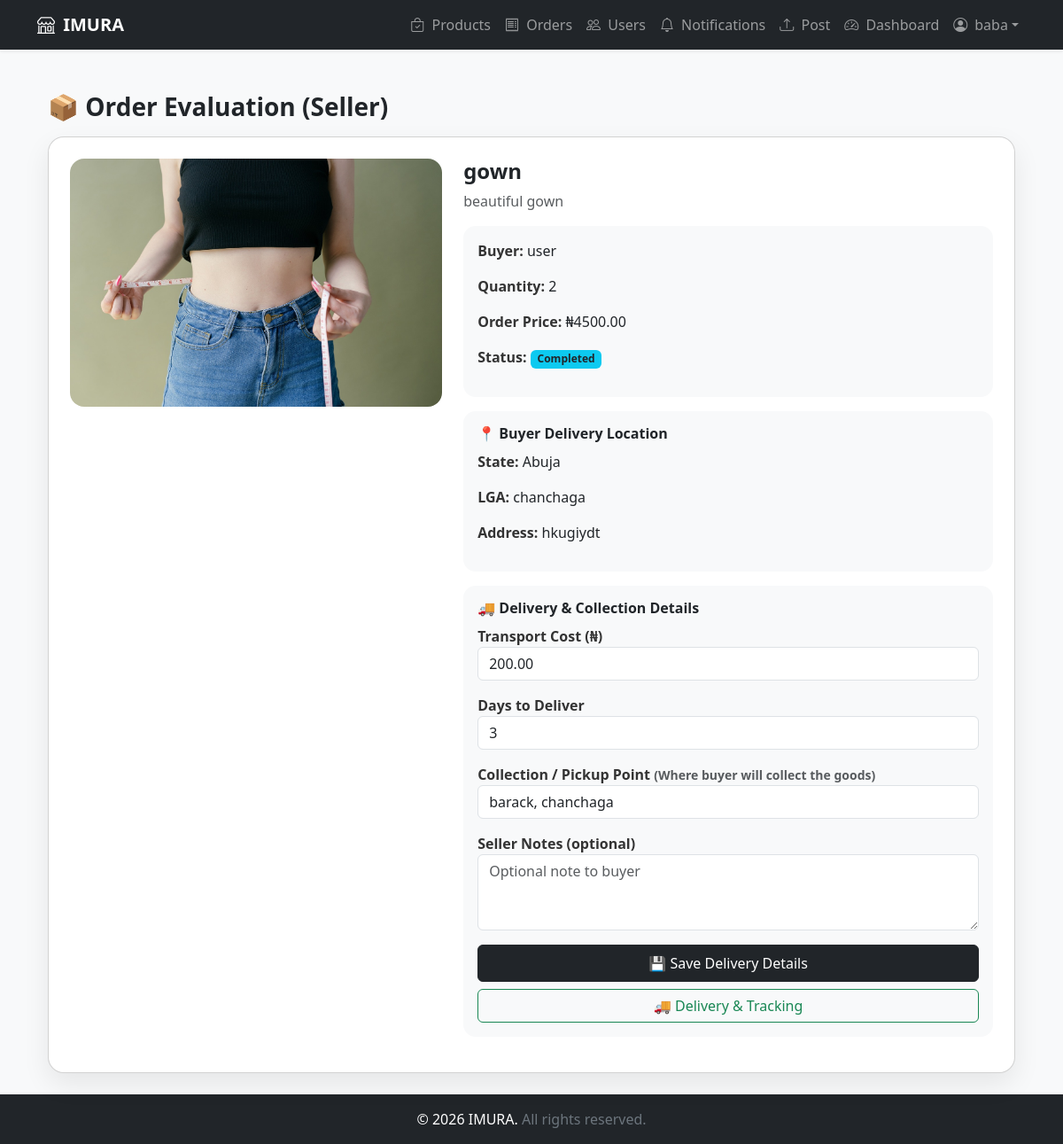
The page /orders/detail/35/ (signed in) on the database its author committed.
### apps/orders/models.py (models this page shows, shortened)
class Order(models.Model):
    buyer = models.ForeignKey(
        User, on_delete=models.CASCADE, related_name="orders_made"
    )
    seller = models.ForeignKey(
        User, on_delete=models.CASCADE, related_name="orders_received"
    )
    product = models.ForeignKey(
        Product, on_delete=models.CASCADE, related_name="orders"
    )
    product_title = models.CharField(max_length=255)
    product_image = models.URLField(blank=True, null=True)
    description = models.TextField(blank=True)
    quantity = models.PositiveIntegerField(default=1)
    price_at_order = models.DecimalField(max_digits=12, decimal_places=2)
    suggested_price = models.DecimalField(
        max_digits=12, decimal_places=2, null=True, blank=True
    )
    buyer_state = models.CharField(max_length=100, blank=True, null=True)
    buyer_lga = models.CharField(max_length=100, blank=True, null=True)
    buyer_address = models.TextField(blank=True, null=True)
    transport_cost = models.DecimalField(
        max_digits=10, decimal_places=2, null=True, blank=True
    )
    days_to_deliver = models.PositiveIntegerField(null=True, blank=True)
    collection_point = models.CharField(
        max_length=255,
        blank=True,
        null=True,
        help_text="Where buyer will collect the goods"
    )
    buyer_notes = models.TextField(blank=True, null=True)
    seller_notes = models.TextField(blank=True, null=True)
    status = models.CharField(
        max_length=32, choices=ORDER_STATUS, default="pending"
    )
    is_paid = models.BooleanField(default=False)
    is_sent_to_seller = models.BooleanField(default=False)
    tracking_number = models.CharField(max_length=255, blank=True, null=True)
    created_at = models.DateTimeField(auto_now_add=True)
    updated_at = models.DateTimeField(auto_now=True)
    payment_reference = models.CharField(
        max_length=100,
        blank=True,
        null=True,
        unique=True
    )
    payment_verified = models.BooleanField(default=False)
    paid_at = models.DateTimeField(blank=True, null=True)
    created_at = models.DateTimeField(auto_now_add=True)
    updated_at = models.DateTimeField(auto_now=True)
    payout_released = models.BooleanField(default=False)
    payout_released_at = models.DateTimeField(null=True, blank=True)
    extra_days_requested = models.PositiveIntegerField(default=0)
    dispatched_at = models.DateTimeField(null=True, blank=True)
    delivery_note = models.TextField(blank=True, null=True)
    delivery_contact = models.CharField(max_length=100, blank=True, null=True)
    delivery_deadline = models.DateTimeField(null=True, blank=True)
    seller_bank_name = models.CharField(max_length=100, blank=True, null=True)
    seller_account_name = models.CharField(max_length=100, blank=True, null=True)
    seller_account_number = models.CharField(max_length=20, blank=True, null=True)
    payout_receipt = models.FileField(
        upload_to="receipts/",
        blank=True,
        null=True
    )
    payment_verified_by_admin = models.BooleanField(default=False)
    payment_verified_at = models.DateTimeField(null=True, blank=True)
    seller_confirmed_payout = models.BooleanField(default=False)
    seller_payout_confirmed_at = models.DateTimeField(blank=True, null=True)
    extension_requested_days = models.PositiveIntegerField(default=0)
    extension_requested_at = models.DateTimeField(null=True, blank=True)
    extension_status = models.CharField(
        max_length=20,
        choices=[
            ("none", "None"),
            ("pending", "Pending"),
            ("approved", "Approved"),
            ("rejected", "Rejected"),
        ],
        default="none"
    )

### apps/orders/views.py (the view, shortened to what this page needs)
# urls.py: path("detail/<int:pk>/", views.order_detail, name="detail"),
@login_required
def order_detail(request, pk):
    order = get_object_or_404(Order, pk=pk)
    if request.user not in [order.buyer, order.seller]:
        return HttpResponseForbidden("Not allowed")
    if request.user == order.seller:
        form = SellerUpdateForm(instance=order)
        return render(
            request,
            "orders/seller_detail.html",
            {"order": order, "form": form},
        )

### apps/orders/forms.py
class SellerUpdateForm(forms.ModelForm):
    class Meta:
        model = Order
        fields = [
            "transport_cost",
            "days_to_deliver",
            "collection_point",   # ✅ ADDED
            "seller_notes",
        ]
        widgets = {
            "transport_cost": forms.NumberInput(attrs={
                "class": "form-control",
                "placeholder": "Transport cost (₦)"
            }),
            "days_to_deliver": forms.NumberInput(attrs={
                "class": "form-control",
                "placeholder": "Days to deliver"
            }),
            "collection_point": forms.TextInput(attrs={
                "class": "form-control",
                "placeholder": "Where buyer will collect the goods"
            }),
            "seller_notes": forms.Textarea(attrs={
                "rows": 3,
                "class": "form-control",
                "placeholder": "Optional note to buyer"
            }),
        }

### apps/orders/templates/orders/seller_detail.html (shortened to what this page needs)
{% extends "products/base.html" %}
{% block content %}
<div class="container mt-4">
  <h3 class="fw-bold mb-3">📦 Order Evaluation (Seller)</h3>
  <div class="card order-card p-4">
    <div class="row g-4">
      <div class="col-md-5">
        {% if order.product_image %}
          <img src="{{ order.product_image }}" class="img-fluid order-img w-100">
        {% else %}
          <div class="bg-light rounded p-5 text-center text-muted">
            No product image
          </div>
        {% endif %}
      </div>
      <div class="col-md-7">
        <h4 class="fw-bold">{{ order.product_title }}</h4>
        <p class="text-muted">{{ order.description|default:"No description provided" }}</p>
        <div class="info-box">
          <p><span class="label">Buyer:</span> {{ order.buyer.username }}</p>
          <p><span class="label">Quantity:</span> {{ order.quantity }}</p>
          <p><span class="label">Order Price:</span> ₦{{ order.price_at_order }}</p>
          <p>
            <span class="label">Status:</span>
            <span class="badge bg-info text-dark">{{ order.get_status_display }}</span>
          </p>
        </div>
        <div class="info-box">
          <h6 class="section-title">📍 Buyer Delivery Location</h6>
          <p><span class="label">State:</span> {{ order.buyer_state|default:"Not provided" }}</p>
          <p><span class="label">LGA:</span> {{ order.buyer_lga|default:"Not provided" }}</p>
          <p><span class="label">Address:</span> {{ order.buyer_address|default:"Not provided" }}</p>
        </div>
        <div class="info-box">
          <h6 class="section-title">🚚 Delivery & Collection Details</h6>
          <form method="post">
            <div class="mb-3">
              <label class="label">Transport Cost (₦)</label>
              {{ form.transport_cost }}
            </div>
            <div class="mb-3">
              <label class="label">Days to Deliver</label>
              {{ form.days_to_deliver }}
            </div>
            <div class="mb-3">
              <label class="label">
                Collection / Pickup Point
                <small class="text-muted">(Where buyer will collect the goods)</small>
              </label>
              {{ form.collection_point }}
            </div>
            <div class="mb-3">
              <label class="label">Seller Notes (optional)</label>
              {{ form.seller_notes }}
            </div>
            <button
              name="seller_update"
              class="btn btn-dark w-100 py-2">
              💾 Save Delivery Details
            </button>
          {% if order.is_paid %}
            <a href="{% url 'orders:seller_tracking' order.pk %}"
              class="btn btn-outline-success w-100 mt-2">
              🚚 Delivery & Tracking
            </a>
          {% endif %}
          </form>
        </div>
      </div>
    </div>
  </div>
</div>
{% endblock %}

### apps/products/templates/products/base.html (shortened to what this page needs)
<!DOCTYPE html>
<html lang="en">
<head>
  <link href="https://cdn.jsdelivr.net/npm/bootstrap@5.3.2/dist/css/bootstrap.min.css" rel="stylesheet">
  <link rel="stylesheet" href="https://cdn.jsdelivr.net/npm/bootstrap-icons@1.11.1/font/bootstrap-icons.css">
  {% load static %}
  <link rel="stylesheet" href="{% static 'css/style.css' %}">
  <link rel="stylesheet" href="https://cdn.jsdelivr.net/npm/bootstrap-icons@1.11.3/font/bootstrap-icons.css">
</head>
<body class="d-flex flex-column min-vh-100 bg-light">
  <nav class="navbar navbar-expand-lg navbar-dark bg-dark shadow-sm">
    <div class="container">
      <a class="navbar-brand fw-bold" href="{% url 'products:product_list' %}">
        <i class="bi bi-shop me-1"></i> IMURA
      </a>
      <div class="collapse navbar-collapse" id="navbarNav">
        <ul class="navbar-nav ms-auto align-items-lg-center">
          <li class="nav-item">
            <a class="nav-link" href="{% url 'products:product_list' %}">
              <i class="bi bi-bag-check me-1"></i> Products
            </a>
          </li>
          <li class="nav-item">
            <a class="nav-link" href="{% url 'orders:list' %}">
              <i class="bi bi-receipt me-1"></i> Orders
            </a>
          </li>
          <li class="nav-item">
            <a class="nav-link" href="{% url 'accounts:user_list' %}">
              <i class="bi bi-people me-1"></i> Users
            </a>
          </li>
          <li class="nav-item">
            <a class="nav-link" href="{% url 'notifications:list' %}">
              <i class="bi bi-bell me-1"></i> Notifications
            </a>
          </li>
          <li class="nav-item">
            <a class="nav-link" href="{% url 'products:product_post' %}">
              <i class="bi bi-upload me-1"></i> Post
            </a>
          </li>
          {% if user.is_authenticated %}
            <li class="nav-item">
              <a class="nav-link" href="{% url 'core:dashboard' %}">
                <i class="bi bi-speedometer2 me-1"></i> Dashboard
              </a>
            </li>
            <li class="nav-item dropdown">
              <a class="nav-link dropdown-toggle d-flex align-items-center" href="#" role="button" data-bs-toggle="dropdown">
                {% if user.profile.avatar %}
                  <img src="{{ user.profile.avatar.url }}" class="rounded-circle me-2" width="30" height="30" alt="{{ user.username }}">
                {% else %}
                  <i class="bi bi-person-circle me-2"></i>
                {% endif %}
                {{ user.username }}
              </a>
            </li>
          {% endif %}
        </ul>
      </div>
    </div>
  </nav>
  <main class="container my-4 flex-grow-1">
    {% block content %}{% endblock %}
  </main>
  <footer class="bg-dark text-white text-center py-3 mt-auto">
    <p class="mb-0">
      &copy; {{ year|default:2026 }} IMURA.
      <span class="text-secondary">All rights reserved.</span>
    </p>
  </footer>
</body>
</html>

### apps/core/static/css/style.css (style rules this page uses)
body { font-family: 'Segoe UI', Tahoma, Geneva, Verdana, sans-serif; background-color: #808080; margin: 0; padding: 0; }

### apps/orders/templates/orders/seller_detail.html (style rules this page uses)
.order-card { border-radius: 18px; box-shadow: 0 12px 30px rgba(0,0,0,0.08); }
.order-img { max-height: 320px; object-fit: cover; border-radius: 16px; }
.info-box { background: #f8f9fa; border-radius: 14px; padding: 16px; margin-bottom: 16px; }
.section-title { font-weight: 700; margin-bottom: 10px; }
.label { font-weight: 600; color: #333; }

### rows shown on the page
Order: product_image (picture), product_title "gown", description "beautiful gown", buyer.username "user", quantity "2", price_at_order "4500.00", status "Completed", buyer_state "Abuja", buyer_lga "chanchaga", buyer_address "hkugiydt", transport_cost "200.00", days_to_deliver "3", collection_point "barack, chanchaga"

### other values the page prints
{{ user.username }} "baba"
{{ year|default:2026 }} "2026"
